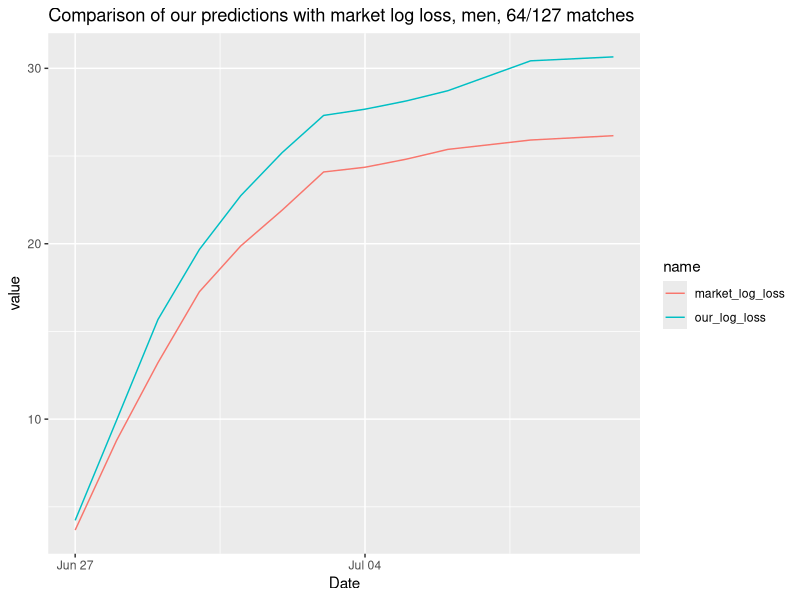
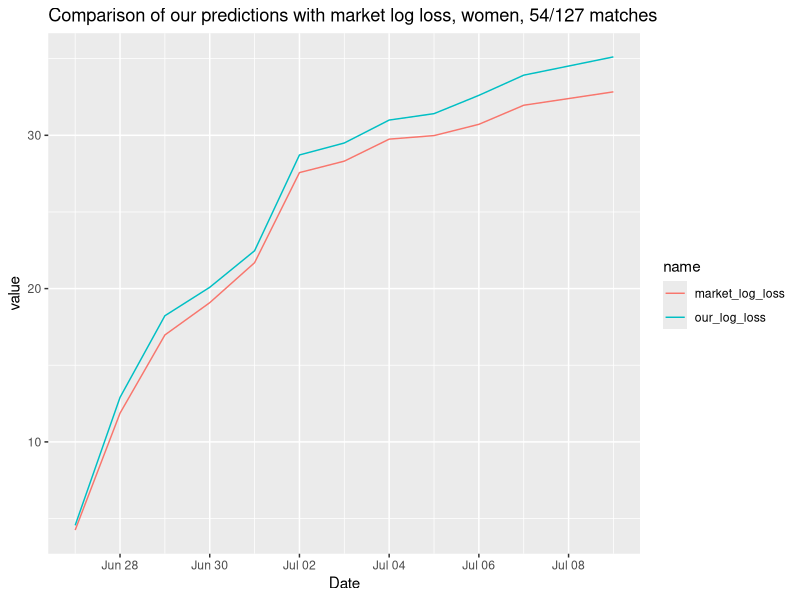
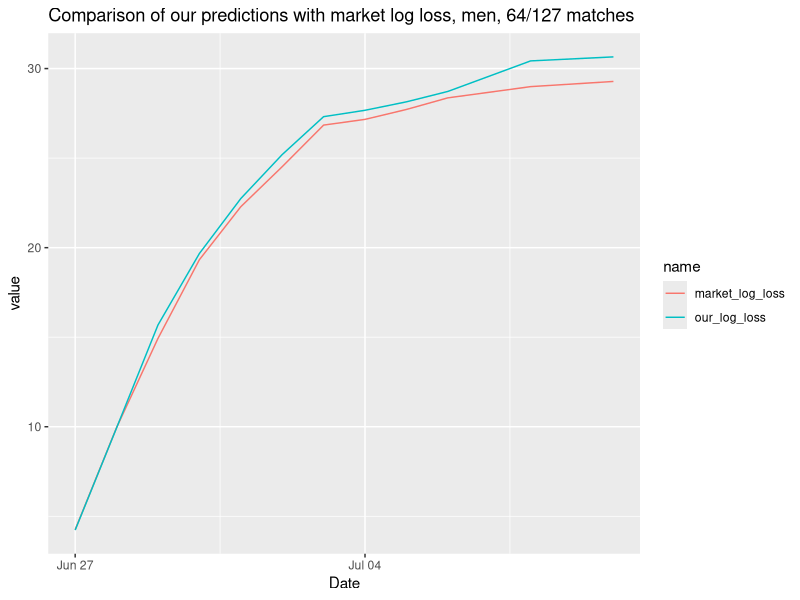
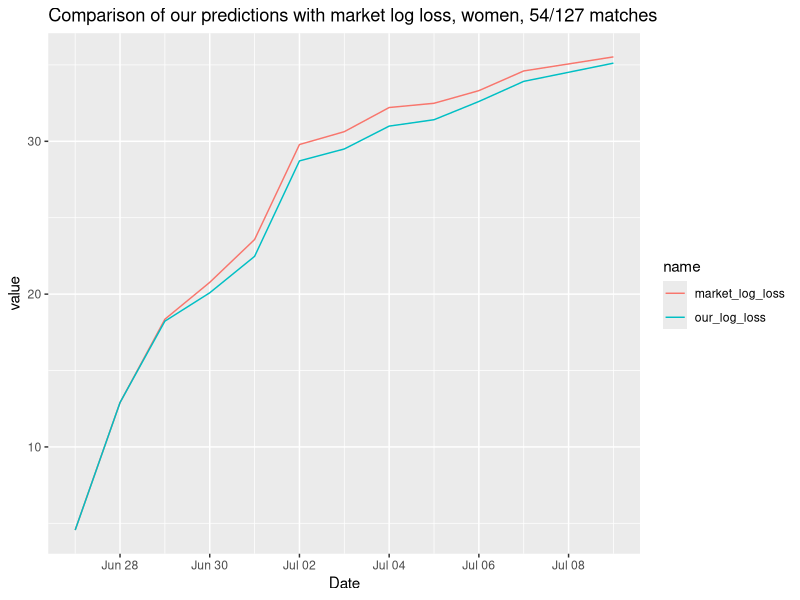

Write the R code that produced these figures, in order.
## ---- chunk 1
knitr::opts_chunk$set(echo = TRUE)
library(tidyverse)

## ---- chunk 2
wimbledon_M_2022 <- read_csv("data/results/wimbledon M 2022.csv",
                             col_types = cols(Date = col_date(format = "%d/%m/%Y")))%>%
  select("Date", "Winner", "Loser", "AvgW", "AvgL")
wimbledon_W_2022 <- read_csv("data/results/wimbledon W 2022.csv",
                             col_types = cols(Date = col_date(format = "%d/%m/%Y")))%>%
  select("Date", "Winner", "Loser", "AvgW", "AvgL")
name_lookup <- read_csv("data/name_lookup.csv")
final_predictions <- read_csv("final_predictions.csv")
## ---- chunk 3

# given name of winner and loser, find our prediction
get_our_odds <- function(winner_name, loser_name){
  # find the row with the player pairing
  our_preds <- 
    final_predictions%>%
    filter(player1_name == winner_name, player2_name == loser_name)%>%
    pull(p_player1_win)
  if (length(our_preds) == 0) {
    our_preds <- 
      final_predictions%>%
      filter(player1_name == loser_name, player2_name == winner_name)%>%
      pull(p_player2_win)
  }
  return(our_preds)
}

## ---- chunk 4
avgW_men <- wimbledon_M_2022%>%
  left_join(name_lookup%>%select(player, lastname_initial)%>%rename("player_W" = "player"), by = c("Winner" = "lastname_initial"))%>%
  left_join(name_lookup%>%select(player, lastname_initial)%>%rename("player_L" = "player"), by = c("Loser" = "lastname_initial"))%>%
  filter(!is.na(player_W), !is.na(player_L))%>%
  mutate(avg_winner_prob = 1 / AvgW,
         market_neg_log_prob = - log(avg_winner_prob),
         market_log_loss = cumsum(market_neg_log_prob))%>%
  rowwise()%>%
  mutate(our_prob = get_our_odds(player_W, player_L))%>%
  ungroup()%>%
  mutate(our_neg_log_prob = - log(our_prob),
         our_log_loss = cumsum(our_neg_log_prob))

avgW_women <- wimbledon_W_2022%>%
  left_join(name_lookup%>%select(player, lastname_initial)%>%rename("player_W" = "player"), by = c("Winner" = "lastname_initial"))%>%
  left_join(name_lookup%>%select(player, lastname_initial)%>%rename("player_L" = "player"), by = c("Loser" = "lastname_initial"))%>%
  filter(!is.na(player_W), !is.na(player_L))%>%
  mutate(avg_winner_prob = 1 / AvgW,
         market_neg_log_prob = - log(avg_winner_prob),
         market_log_loss = cumsum(market_neg_log_prob))%>%
  rowwise()%>%
  mutate(our_prob = get_our_odds(player_W, player_L))%>%
  ungroup()%>%
  mutate(our_neg_log_prob = - log(our_prob),
         our_log_loss = cumsum(our_neg_log_prob))
## ---- chunk 5
avgW_men%>%
  group_by(Date)%>%
  summarise(market_day_log_loss = sum(market_neg_log_prob),
            our_day_log_loss = sum(our_neg_log_prob))%>%
  mutate(market_log_loss = cumsum(market_day_log_loss),
         our_log_loss = cumsum(our_day_log_loss))%>%
  select(-c(market_day_log_loss,our_day_log_loss))%>%
  pivot_longer(cols = c("market_log_loss", "our_log_loss"))%>%
  ggplot(aes(x=Date, y=value, colour=name)) +
  geom_line() +
  labs(title = paste0("Comparison of our predictions with market log loss, men, ", nrow(avgW_men), "/", nrow(wimbledon_M_2022), " matches"))
## ---- chunk 6
avgW_women%>%
  group_by(Date)%>%
  summarise(market_day_log_loss = sum(market_neg_log_prob),
            our_day_log_loss = sum(our_neg_log_prob))%>%
  mutate(market_log_loss = cumsum(market_day_log_loss),
         our_log_loss = cumsum(our_day_log_loss))%>%
  select(-c(market_day_log_loss,our_day_log_loss))%>%
  pivot_longer(cols = c("market_log_loss", "our_log_loss"))%>%
  ggplot(aes(x=Date, y=value, colour=name)) +
  geom_line() +
  labs(title = paste0("Comparison of our predictions with market log loss, women, ", nrow(avgW_women), "/", nrow(wimbledon_W_2022), " matches"))
## ---- chunk 7
normalized_men <- wimbledon_M_2022%>%
  left_join(name_lookup%>%select(player, lastname_initial)%>%rename("player_W" = "player"), by = c("Winner" = "lastname_initial"))%>%
  left_join(name_lookup%>%select(player, lastname_initial)%>%rename("player_L" = "player"), by = c("Loser" = "lastname_initial"))%>%
  filter(!is.na(player_W), !is.na(player_L))%>%
  mutate(avg_winner_prob = 1 / AvgW,
         avg_loser_prob = 1 / AvgL,
         total_prob = avg_winner_prob + avg_loser_prob,
         market_winner_prob = avg_winner_prob / total_prob,
         market_neg_log_prob = - log(market_winner_prob),
         market_log_loss = cumsum(market_neg_log_prob))%>%
  rowwise()%>%
  mutate(our_prob = get_our_odds(player_W, player_L))%>%
  ungroup()%>%
  mutate(our_neg_log_prob = - log(our_prob),
         our_log_loss = cumsum(our_neg_log_prob))

normalized_women <- wimbledon_W_2022%>%
  left_join(name_lookup%>%select(player, lastname_initial)%>%rename("player_W" = "player"), by = c("Winner" = "lastname_initial"))%>%
  left_join(name_lookup%>%select(player, lastname_initial)%>%rename("player_L" = "player"), by = c("Loser" = "lastname_initial"))%>%
  filter(!is.na(player_W), !is.na(player_L))%>%
  mutate(avg_winner_prob = 1 / AvgW,
         avg_loser_prob = 1 / AvgL,
         total_prob = avg_winner_prob + avg_loser_prob,
         market_winner_prob = avg_winner_prob / total_prob,
         market_neg_log_prob = - log(market_winner_prob),
         market_log_loss = cumsum(market_neg_log_prob))%>%
  rowwise()%>%
  mutate(our_prob = get_our_odds(player_W, player_L))%>%
  ungroup()%>%
  mutate(our_neg_log_prob = - log(our_prob),
         our_log_loss = cumsum(our_neg_log_prob))

## ---- chunk 8
normalized_men%>%
  group_by(Date)%>%
  summarise(market_day_log_loss = sum(market_neg_log_prob),
            our_day_log_loss = sum(our_neg_log_prob))%>%
  mutate(market_log_loss = cumsum(market_day_log_loss),
         our_log_loss = cumsum(our_day_log_loss))%>%
  select(-c(market_day_log_loss,our_day_log_loss))%>%
  pivot_longer(cols = c("market_log_loss", "our_log_loss"))%>%
  ggplot(aes(x=Date, y=value, colour=name)) +
  geom_line() +
  labs(title = paste0("Comparison of our predictions with market log loss, men, ", nrow(avgW_men), "/", nrow(wimbledon_M_2022), " matches"))
## ---- chunk 9
normalized_women%>%
  group_by(Date)%>%
  summarise(market_day_log_loss = sum(market_neg_log_prob),
            our_day_log_loss = sum(our_neg_log_prob))%>%
  mutate(market_log_loss = cumsum(market_day_log_loss),
         our_log_loss = cumsum(our_day_log_loss))%>%
  select(-c(market_day_log_loss,our_day_log_loss))%>%
  pivot_longer(cols = c("market_log_loss", "our_log_loss"))%>%
  ggplot(aes(x=Date, y=value, colour=name)) +
  geom_line() +
  labs(title = paste0("Comparison of our predictions with market log loss, women, ", nrow(avgW_women), "/", nrow(wimbledon_W_2022), " matches"))
